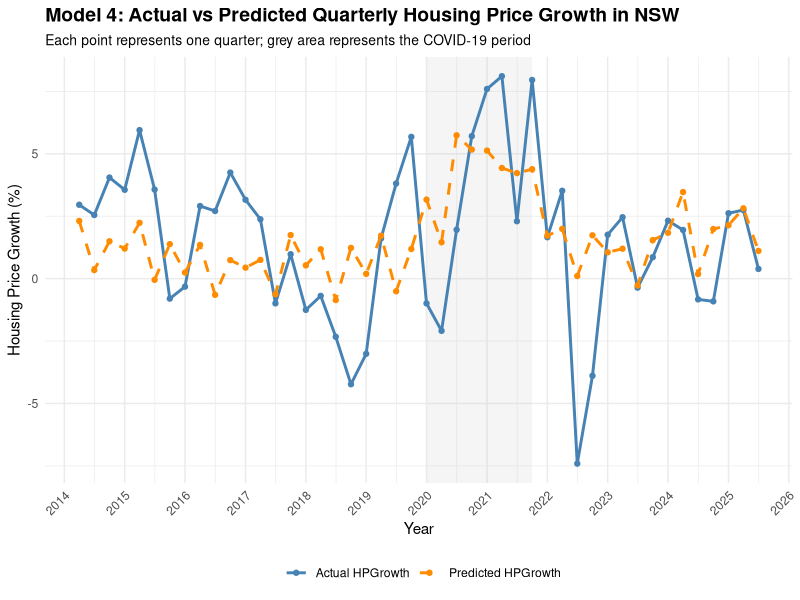
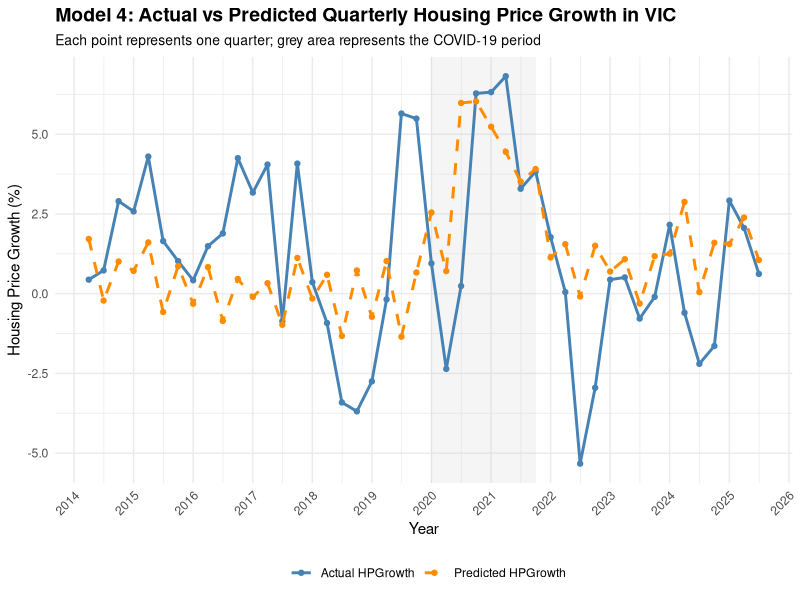
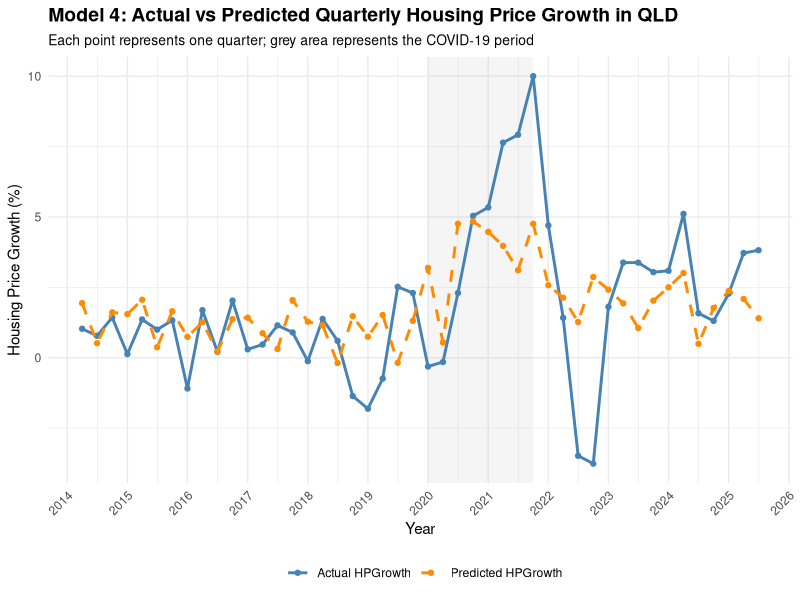
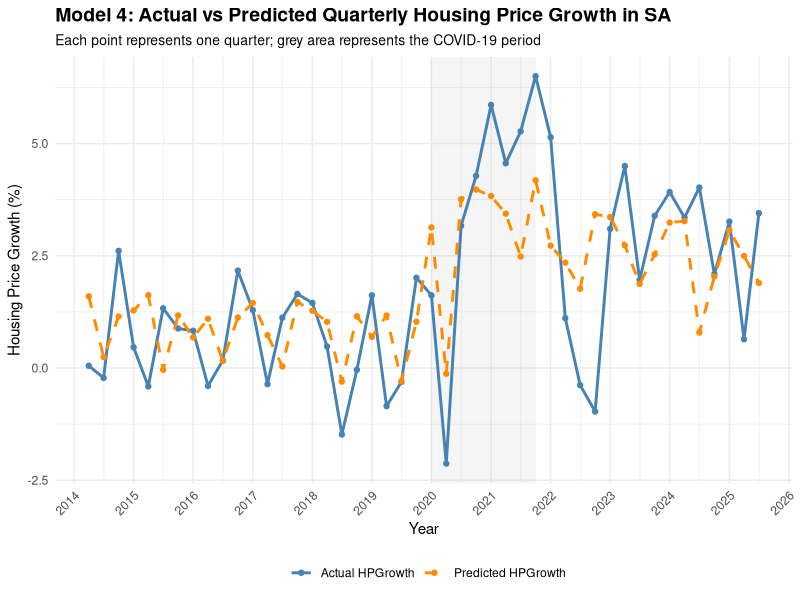
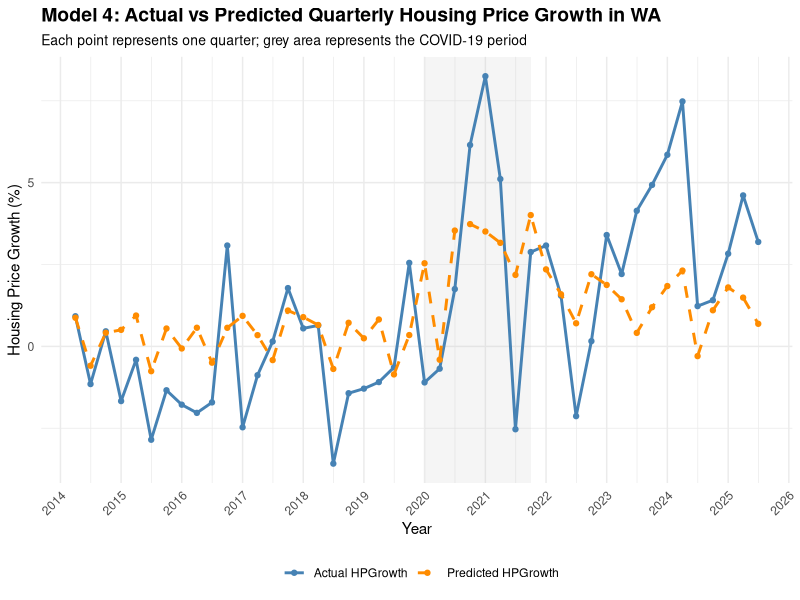

Write R code to recreate these figures, in order.
## ---- chunk 1
# ------------------------------------------------------------
# IMPORTANT: Run this package setup first before running all code
# This section checks whether the required package is installed.
# If the package is missing, R will install it automatically.
# The package is needed to create the graphs in this analysis.
# ------------------------------------------------------------

knitr::opts_chunk$set(echo = TRUE, warning = FALSE, message = FALSE)

required_packages <- c("ggplot2")

for (pkg in required_packages) {
  if (!require(pkg, character.only = TRUE)) {
    install.packages(pkg, repos = "https://cloud.r-project.org")
    library(pkg, character.only = TRUE)
  }
}
## ---- chunk 2
knitr::opts_chunk$set(
	echo = TRUE,
	message = FALSE,
	warning = FALSE
)
library(ggplot2)
## ---- chunk 3
data <- read.csv("data_new.csv", check.names = FALSE, row.names = NULL)

names(data)

data_clean <- data[, c(
  "Year",
  "QuarterDate",
  "Quarter",
  "City",
  "State",
  "HPGrowth_pct(%)",
  "InterestRate(%)",
  "Inflation(%)",
  "NetOverseasMigration",
  "HouseholdIncome_per_capita",
  "Covid19",
  "Election_dummy",
  "Quarter2",
  "Quarter3",
  "Quarter4",
  "Time Trend"
)]

data_clean$State <- as.factor(data_clean$State)
data_clean$State <- relevel(data_clean$State, ref = "SA")

head(data_clean)
## ---- chunk 4
model1 <- lm(
  `HPGrowth_pct(%)` ~ Quarter2 + Quarter3 + Quarter4 + `Time Trend` + State,
  data = data_clean
)

summary(model1)
## ---- chunk 5
model2 <- lm(
  `HPGrowth_pct(%)` ~ `InterestRate(%)` + `Inflation(%)` +
    Quarter2 + Quarter3 + Quarter4 + `Time Trend` + State,
  data = data_clean
)

summary(model2)
## ---- chunk 6
model3 <- lm(
  `HPGrowth_pct(%)` ~ `InterestRate(%)` + `Inflation(%)` +
    NetOverseasMigration + HouseholdIncome_per_capita +
    Quarter2 + Quarter3 + Quarter4 + `Time Trend` + State,
  data = data_clean
)

summary(model3)
## ---- chunk 7
model4 <- lm(
  `HPGrowth_pct(%)` ~ `InterestRate(%)` + `Inflation(%)` +
    NetOverseasMigration + HouseholdIncome_per_capita + Covid19 +
    Quarter2 + Quarter3 + Quarter4 + `Time Trend` + State,
  data = data_clean
)

summary(model4)
## ---- chunk 8
model5 <- lm(
  `HPGrowth_pct(%)` ~ `InterestRate(%)` + `Inflation(%)` +
    NetOverseasMigration + HouseholdIncome_per_capita + Covid19 +
    Election_dummy + Quarter2 + Quarter3 + Quarter4 +
    `Time Trend` + State,
  data = data_clean
)

summary(model5)
## ---- chunk 9
get_f_pvalue <- function(model) {
  f <- summary(model)$fstatistic
  pf(f[1], f[2], f[3], lower.tail = FALSE)
}

comparison <- data.frame(
  Model = c("Model 1", "Model 2", "Model 3", "Model 4", "Model 5"),
  R_Squared = c(
    summary(model1)$r.squared,
    summary(model2)$r.squared,
    summary(model3)$r.squared,
    summary(model4)$r.squared,
    summary(model5)$r.squared
  ),
  Adjusted_R_Squared = c(
    summary(model1)$adj.r.squared,
    summary(model2)$adj.r.squared,
    summary(model3)$adj.r.squared,
    summary(model4)$adj.r.squared,
    summary(model5)$adj.r.squared
  ),
  Significance_F = c(
    get_f_pvalue(model1),
    get_f_pvalue(model2),
    get_f_pvalue(model3),
    get_f_pvalue(model4),
    get_f_pvalue(model5)
  )
)

comparison
## ---- chunk 10
get_accuracy <- function(model, data) {
  predicted <- predict(model)
  actual <- data$`HPGrowth_pct(%)`
  residual <- actual - predicted
  
  rmse <- sqrt(mean(residual^2))
  mae <- mean(abs(residual))
  
  return(c(RMSE = rmse, MAE = mae))
}

accuracy_table <- data.frame(
  Model = c("Model 1", "Model 2", "Model 3", "Model 4", "Model 5"),
  rbind(
    get_accuracy(model1, data_clean),
    get_accuracy(model2, data_clean),
    get_accuracy(model3, data_clean),
    get_accuracy(model4, data_clean),
    get_accuracy(model5, data_clean)
  )
)

accuracy_table
## ---- chunk 11
data_clean$QuarterLabel <- ifelse(data_clean$Quarter2 == 1, "Q2",
                           ifelse(data_clean$Quarter3 == 1, "Q3",
                           ifelse(data_clean$Quarter4 == 1, "Q4", "Q1")))

data_clean$QuarterDate <- as.Date(
  paste(
    data_clean$Year,
    ifelse(data_clean$QuarterLabel == "Q1", "01-01",
    ifelse(data_clean$QuarterLabel == "Q2", "04-01",
    ifelse(data_clean$QuarterLabel == "Q3", "07-01", "10-01"))),
    sep = "-"
  )
)

data_clean$Predicted_Model4 <- predict(model4)
## ---- chunk 12
plot_state <- function(state_name) {
  
  state_data <- subset(data_clean, State == state_name)
  
  ggplot(state_data, aes(x = QuarterDate)) +
    annotate(
      "rect",
      xmin = min(state_data$QuarterDate[state_data$Covid19 == 1]),
      xmax = max(state_data$QuarterDate[state_data$Covid19 == 1]),
      ymin = -Inf,
      ymax = Inf,
      alpha = 0.15,
      fill = "grey"
    ) +
    geom_line(aes(y = `HPGrowth_pct(%)`, colour = "Actual HPGrowth"), linewidth = 1) +
    geom_point(aes(y = `HPGrowth_pct(%)`, colour = "Actual HPGrowth"), size = 1.5) +
    geom_line(aes(y = Predicted_Model4, colour = "Predicted HPGrowth"),
              linewidth = 1, linetype = "dashed") +
    geom_point(aes(y = Predicted_Model4, colour = "Predicted HPGrowth"), size = 1.5) +
    scale_colour_manual(
      values = c(
        "Actual HPGrowth" = "steelblue",
        "Predicted HPGrowth" = "darkorange"
      )
    ) +
    scale_x_date(date_breaks = "1 year", date_labels = "%Y") +
    labs(
      title = paste("Model 4: Actual vs Predicted Quarterly Housing Price Growth in", state_name),
      subtitle = "Each point represents one quarter; grey area represents the COVID-19 period",
      x = "Year",
      y = "Housing Price Growth (%)",
      colour = ""
    ) +
    theme_minimal() +
    theme(
      plot.title = element_text(size = 14, face = "bold"),
      plot.subtitle = element_text(size = 10),
      axis.text.x = element_text(angle = 45, hjust = 1),
      legend.position = "bottom"
    )
}
## ---- chunk 13
plot_state("NSW")
## ---- chunk 14
plot_state("VIC")
## ---- chunk 15
plot_state("QLD")
## ---- chunk 16
plot_state("SA")
## ---- chunk 17
plot_state("WA")
